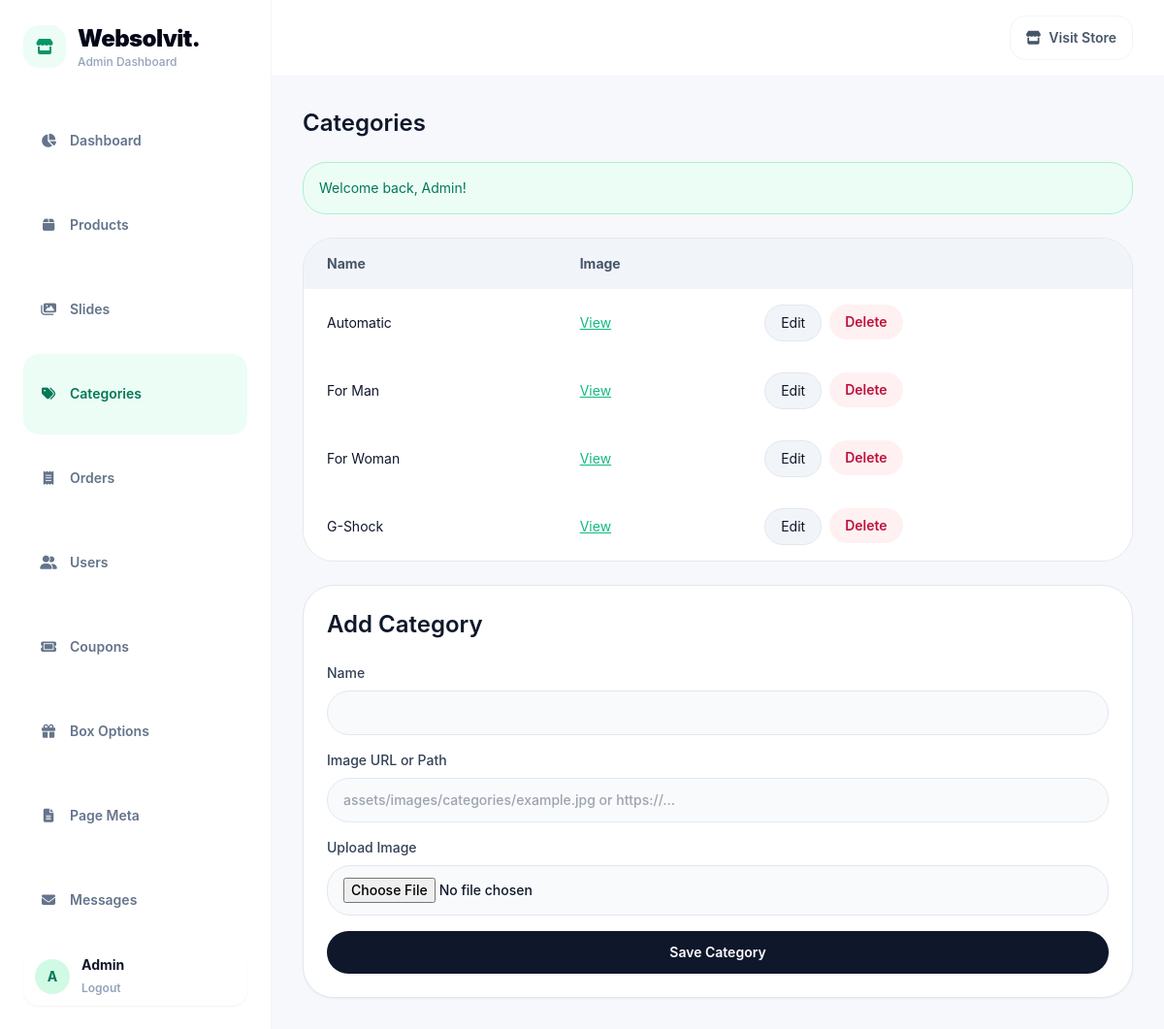
Screenshot of /admin/categories.php (signed in) with the database file from the repository.
### tables this page shows
CREATE TABLE IF NOT EXISTS users (
    id INT AUTO_INCREMENT PRIMARY KEY,
    name VARCHAR(120) NOT NULL,
    phone VARCHAR(20) DEFAULT NULL,
    email VARCHAR(150) NOT NULL UNIQUE,
    password VARCHAR(255) NOT NULL,
    role ENUM('user','admin') NOT NULL DEFAULT 'user',
    created_at TIMESTAMP DEFAULT CURRENT_TIMESTAMP
);

CREATE TABLE IF NOT EXISTS categories (
    id INT AUTO_INCREMENT PRIMARY KEY,
    name VARCHAR(120) NOT NULL,
    category_image VARCHAR(255) DEFAULT NULL,
    created_at TIMESTAMP DEFAULT CURRENT_TIMESTAMP
);

### includes/functions.php (called while the page is built, shortened)
<?php
require_once __DIR__ . '/db.php';
function sanitize($value) {
    return htmlspecialchars(trim($value), ENT_QUOTES, 'UTF-8');
}
function isLoggedIn() {
    return !empty($_SESSION['user_id']);
}
function getCurrentUser() {
    global $pdo;
    $stmt = $pdo->prepare('SELECT id, name, email FROM users WHERE id = ?');
    $stmt->execute([$_SESSION['user_id']]);
    return $stmt->fetch();
}
function flash($key, $message = null) {
    if ($message === null) {
        if (!empty($_SESSION['flash'][$key])) {
            $msg = $_SESSION['flash'][$key];
            return $msg;
        }
        return null;
    }
}

### admin/categories.php (the view, shortened to what this page needs)
<?php
require_once __DIR__ . '/_header.php';
$category = null;
$categories = $pdo->query('SELECT * FROM categories ORDER BY name')->fetchAll();
?>
<div class="grid gap-6 xl:grid-cols-[2fr_1fr]">
    <div>
        <h2 class="text-2xl font-semibold text-slate-900">Categories</h2>
        <?php if ($msg = flash('success')): ?><div class="mt-6 rounded-3xl border border-emerald-200 bg-emerald-50 p-4 text-sm text-emerald-700"><?= sanitize($msg) ?></div><?php endif; ?>
        <div class="mt-6 overflow-hidden rounded-[2rem] border border-slate-200">
            <table class="w-full border-separate border-spacing-0 text-left text-sm">
                <thead class="bg-slate-100 text-slate-600"><tr><th class="px-6 py-4">Name</th><th class="px-6 py-4">Image</th><th class="px-6 py-4"></th></tr></thead>
                <tbody>
                    <?php foreach ($categories as $cat): ?>
                        <tr class="border-t border-slate-200 bg-white">
                            <td class="px-6 py-4 text-slate-900"><?= sanitize($cat['name']) ?></td>
                            <td class="px-6 py-4 text-slate-700"><?= sanitize($cat['category_image']) ? '<a href="' . sanitize($cat['category_image']) . '" target="_blank" class="text-brand underline">View</a>' : '—' ?></td>
                            <td class="px-6 py-4 space-x-2 flex ">
                                <a class="inline-flex rounded-full border border-slate-200 bg-slate-100 px-4 py-2 text-sm text-slate-900 hover:bg-slate-50" href="<?= BASE_URL ?>/admin/categories.php?edit=<?= $cat['id'] ?>">Edit</a>
                                <form class="inline" method="post" onsubmit="return confirm('Delete category?');"><input type="hidden" name="delete_id" value="<?= $cat['id'] ?>"><button class="inline-flex rounded-full bg-rose-50 px-4 py-2 text-sm font-semibold text-rose-700 hover:bg-rose-100">Delete</button></form>
                            </td>
                        </tr>
                    <?php endforeach; ?>
                </tbody>
            </table>
        </div>
    </div>
    <aside class="rounded-[2rem] border border-slate-200 bg-white p-6 shadow-sm">
        <h2 class="text-2xl font-semibold text-slate-900"><?= $category ? 'Edit Category' : 'Add Category' ?></h2>
        <form method="post" enctype="multipart/form-data" class="mt-6 space-y-4">
            <label class="block text-sm font-medium text-slate-700">Name<input name="name" value="<?= sanitize($category['name'] ?? '') ?>" required class="mt-2 w-full rounded-3xl border border-slate-200 bg-slate-50 px-4 py-3 text-slate-900 outline-none focus:border-slate-900" /></label>
            <label class="block text-sm font-medium text-slate-700">Image URL or Path<input name="category_image" value="<?= sanitize($category['category_image'] ?? '') ?>" placeholder="assets/images/categories/example.jpg or https://..." class="mt-2 w-full rounded-3xl border border-slate-200 bg-slate-50 px-4 py-3 text-slate-900 outline-none focus:border-slate-900" /></label>
            <label class="block text-sm font-medium text-slate-700">Upload Image<input type="file" name="category_image_file" accept="image/png,image/jpeg,image/webp" class="mt-2 w-full rounded-3xl border border-slate-200 bg-slate-50 px-4 py-3 text-sm text-slate-900 outline-none focus:border-slate-900" /></label>
            <button class="inline-flex w-full items-center justify-center rounded-3xl bg-slate-900 px-6 py-3 text-sm font-semibold text-white hover:bg-slate-800">Save Category</button>
        </form>
    </aside>
</div>
<?php require_once __DIR__ . '/_footer.php'; ?>

### admin/_header.php (shortened to what this page needs)
<?php
require_once __DIR__ . '/../includes/functions.php';
$currentUser = getCurrentUser();
$adminName = sanitize(is_array($currentUser) && !empty($currentUser['name']) ? $currentUser['name'] : 'Admin');
$currentAdminPage = basename($_SERVER['SCRIPT_NAME'] ?? '');
$adminNavItems = [
    ['dashboard.php', 'Dashboard', 'fa-solid fa-chart-pie'],
    ['products.php', 'Products', 'fa-solid fa-box'],
    ['slides.php', 'Slides', 'fa-solid fa-images'],
    ['categories.php', 'Categories', 'fa-solid fa-tags'],
    ['orders.php', 'Orders', 'fa-solid fa-receipt'],
    ['users.php', 'Users', 'fa-solid fa-user-group'],
    ['coupons.php', 'Coupons', 'fa-solid fa-ticket'],
    ['box-options.php', 'Box Options', 'fa-solid fa-gift'],
    ['page-meta.php', 'Page Meta', 'fa-solid fa-file-lines'],
    ['messages.php', 'Messages', 'fa-solid fa-envelope'],
];
?>
<!DOCTYPE html>
<html lang="en">
<head>
    <script src="https://cdn.tailwindcss.com"></script>
    <link rel="stylesheet" href="https://cdnjs.cloudflare.com/ajax/libs/font-awesome/6.5.2/css/all.min.css" />
</head>
<body class="min-h-screen bg-[#f7f8fb] text-slate-900 font-body">
    <div class="min-h-screen lg:grid lg:grid-cols-[280px_1fr]">
        <aside class="border-r border-slate-100 bg-white lg:sticky lg:top-0 lg:h-screen">
            <div class="flex h-full flex-col p-6">
                <a href="<?= BASE_URL ?>/admin/dashboard.php" class="flex items-center gap-3">
                    <span class="flex h-11 w-11 items-center justify-center rounded-2xl bg-emerald-50 text-emerald-600">
                        <i class="fa-solid fa-store"></i>
                    </span>
                    <span>
                        <span class="block text-2xl font-black tracking-tight text-slate-950">Websolvit.</span>
                        <span class="block text-xs font-medium text-slate-400">Admin Dashboard</span>
                    </span>
                </a>
                <nav class="flex-1 overflow-y-auto mt-8 grid gap-1 text-sm font-semibold text-slate-500">
                    <?php foreach ($adminNavItems as $item): ?>
                        <?php $isActiveAdminItem = $currentAdminPage === $item[0]; ?>
                        <a href="<?= BASE_URL ?>/admin/<?= $item[0] ?>" class="flex items-center gap-3 rounded-2xl px-4 py-3 transition <?= $isActiveAdminItem ? 'bg-emerald-50 text-emerald-700' : 'hover:bg-slate-50 hover:text-slate-900' ?>">
                            <i class="<?= $item[2] ?> w-5 text-center text-sm"></i>
                            <span><?= sanitize($item[1]) ?></span>
                        </a>
                    <?php endforeach; ?>
                </nav>
                <div class="flex items-center gap-3 rounded-2xl bg-white px-3 py-2 shadow-sm mt-2">
                        <div class="flex h-9 w-9 items-center justify-center rounded-full bg-emerald-100 text-sm font-bold text-emerald-700">
                            <?= sanitize(strtoupper(substr($adminName, 0, 1))) ?>
                        </div>
                        <div class="hidden sm:block">
                            <p class="text-sm font-bold text-slate-900"><?= $adminName ?></p>
                            <a href="<?= BASE_URL ?>/admin/logout.php" class="text-xs font-semibold text-slate-400 hover:text-rose-500">Logout</a>
                        </div>
                    </div>
            </div>
        </aside>
        <div class="min-w-0">
            <header class="sticky top-0 z-30 border-b border-slate-100 bg-white">
                <div class="flex gap-4 px-4 py-4 sm:px-6 flex-row items-center justify-end lg:px-8">
                    <a href="<?= BASE_URL ?>/" target="_blank" class="hidden rounded-2xl flex items-center border border-slate-100 bg-white px-4 py-3 text-sm font-semibold text-slate-600 flex gap-2 hover:text-slate-950 sm:inline-flex"><i class="fa-solid fa-store"></i>Visit Store</a>
                </div>
            </header>
            <main class="px-4 py-8 sm:px-6 lg:px-8">

### rows the page displays
users: name "A", name "Admin"
categories: name "Automatic"
categories: name "For Man"
categories: name "For Woman"
categories: name "G-Shock"

### other values shown
$item[1] "Dashboard"
$item[1] "Products"
$item[1] "Slides"
$item[1] "Categories"
$item[1] "Orders"
$item[1] "Users"
$item[1] "Coupons"
$item[1] "Box Options"
$item[1] "Page Meta"
$item[1] "Messages"
$msg "Welcome back, Admin!"
